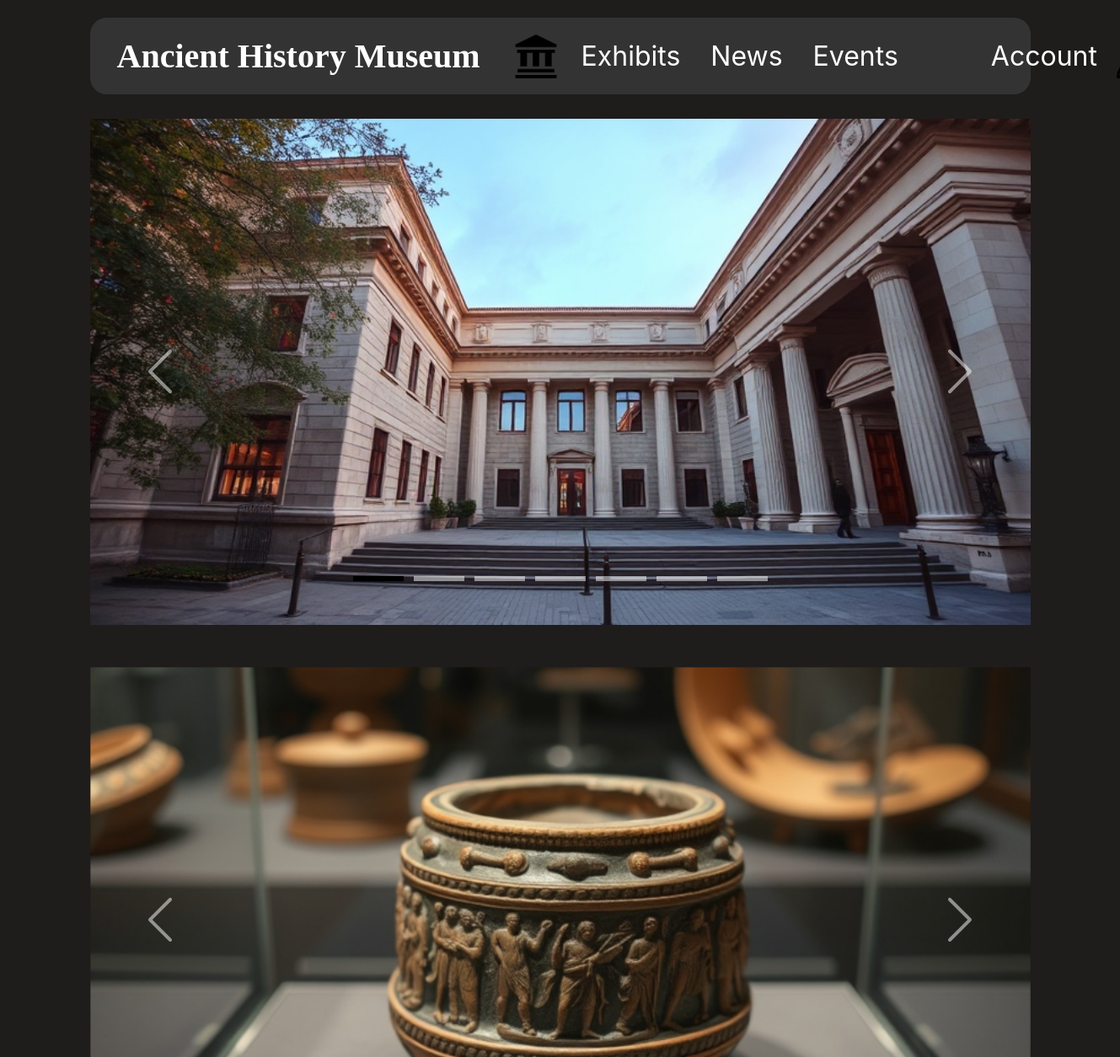
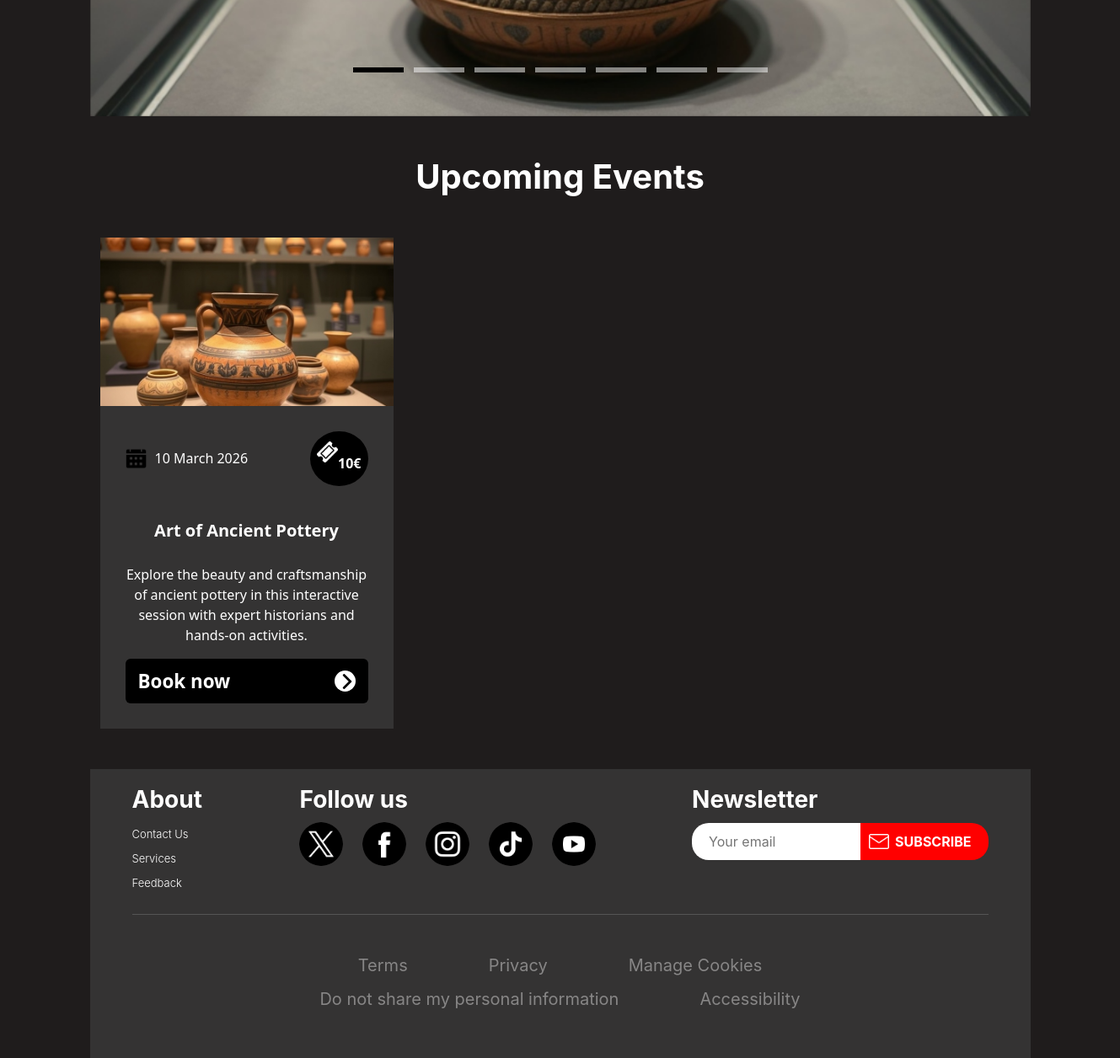
The page / on the database its author committed (2 pictures, top to bottom).
### server.py (models this page shows)
class Event(db.Model):
    id = db.Column(db.Integer, primary_key=True)
    title = db.Column(db.String(255), nullable=False)
    description = db.Column(db.Text, nullable=False)
    date = db.Column(db.Date, nullable=False)
    price = db.Column(db.String(50), nullable=False, default="Free")
    image = db.Column(db.String(255), nullable=False)
    is_listed = db.Column(db.Boolean, default=True, nullable=False)
    tickets = db.relationship('Ticket', back_populates='event')

### server.py (the view)
@app.route("/")
def home():
    today_date = get_local_today_date()
    upcoming_events = Event.query.filter(
        and_(
            Event.date >= today_date,
            Event.is_listed == True
        )
    ).order_by(Event.date).limit(3).all()
    return render_template('home.html', events=upcoming_events)

### server.py (called while the page is built)
def get_local_today_date():
    local_timezone = get_localzone()
    utc_now = datetime.utcnow().replace(tzinfo=pytz.utc)
    local_now = utc_now.astimezone(local_timezone)
    return local_now.date()

### templates/home.html (shortened to what this page needs)
{% extends 'base.html' %}
{% block page_css %}
<link rel="stylesheet" href="/static/css/home.css">
{% endblock %}
{% block content %}
<div class="container">
  <div id="carouselExampleIndicators" class="carousel slide">
    <div class="carousel-indicators">
      <button type="button" data-bs-target="#carouselExampleIndicators" data-bs-slide-to="0" class="active" aria-current="true" aria-label="Slide 1"></button>
      <button type="button" data-bs-target="#carouselExampleIndicators" data-bs-slide-to="1" aria-label="Slide 2"></button>
      <button type="button" data-bs-target="#carouselExampleIndicators" data-bs-slide-to="2" aria-label="Slide 3"></button>
      <button type="button" data-bs-target="#carouselExampleIndicators" data-bs-slide-to="3" aria-label="Slide 4"></button>
      <button type="button" data-bs-target="#carouselExampleIndicators" data-bs-slide-to="4" aria-label="Slide 5"></button>
      <button type="button" data-bs-target="#carouselExampleIndicators" data-bs-slide-to="5" aria-label="Slide 6"></button>
      <button type="button" data-bs-target="#carouselExampleIndicators" data-bs-slide-to="6" aria-label="Slide 7"></button>
    </div>
    <div class="carousel-inner">
      <div class="carousel-item active">
        <img src="/static/images/overview/slide 1.jpg" class="d-block w-100">
      </div>
    </div>
    <button class="carousel-control-prev" type="button" data-bs-target="#carouselExampleIndicators" data-bs-slide="prev">
      <span class="carousel-control-prev-icon" aria-hidden="true"></span>
    </button>
    <button class="carousel-control-next" type="button" data-bs-target="#carouselExampleIndicators" data-bs-slide="next">
      <span class="carousel-control-next-icon" aria-hidden="true"></span>
    </button>
  </div>
  <div id="carouselExampleIndicators2" class="carousel slide">
    <div class="carousel-indicators">
      <button type="button" data-bs-target="#carouselExampleIndicators2" data-bs-slide-to="0" class="active" aria-current="true" aria-label="Slide 1"></button>
      <button type="button" data-bs-target="#carouselExampleIndicators2" data-bs-slide-to="1" aria-label="Slide 2"></button>
      <button type="button" data-bs-target="#carouselExampleIndicators2" data-bs-slide-to="2" aria-label="Slide 3"></button>
      <button type="button" data-bs-target="#carouselExampleIndicators2" data-bs-slide-to="3" aria-label="Slide 4"></button>
      <button type="button" data-bs-target="#carouselExampleIndicators2" data-bs-slide-to="4" aria-label="Slide 5"></button>
      <button type="button" data-bs-target="#carouselExampleIndicators2" data-bs-slide-to="5" aria-label="Slide 6"></button>
      <button type="button" data-bs-target="#carouselExampleIndicators2" data-bs-slide-to="6" aria-label="Slide 7"></button>
    </div>
    <div class="carousel-inner">
      <div class="carousel-item active">
        <img src="/static/images/items/slide 1.jpg" class="d-block w-100">
      </div>
    </div>
    <button class="carousel-control-prev" type="button" data-bs-target="#carouselExampleIndicators2" data-bs-slide="prev">
      <span class="carousel-control-prev-icon" aria-hidden="true"></span>
    </button>
    <button class="carousel-control-next" type="button" data-bs-target="#carouselExampleIndicators2" data-bs-slide="next">
      <span class="carousel-control-next-icon" aria-hidden="true"></span>
    </button>
  </div>
  <div class="container text-center my-5">
    <h2 class="text-white">Upcoming Events</h2>
    <div class="row g-4 mt-4">
        {% if events %}
            {% for event in events %}
                {% if event.is_listed %}
                    <div class="col-lg-4 col-md-6">
                      <div class="card">
                          <img src="{{ event.image }}" class="card-img-top" alt="{{ event.title }}">
                          <div class="card-body">
                              <div class="d-flex justify-content-between align-items-center mb-3">
                                  <span class="d-flex align-items-center">
                                      <img src="/static/images/icons/calendar.png" class="calendar">
                                      <small>{{ event.date.strftime('%d %B %Y') }}</small>
                                  </span>
                                  <span class="badge rounded-circle text-white p-2">
                                      <img id="ticket" src="/static/images/icons/ticket.png" class="ticket">
                                      <div id="price"> {{ event.price }}{% if event.price != 'Free' %}€{% endif %}</div>
                                  </span>
                              </div>
                              <h5 class="card-title">{{ event.title }}</h5>
                              <p class="card-text">{{ event.description }}</p>
                              <a href="/profile/book/visit" class="btn btn-dark w-100 d-flex justify-content-between align-items-center">
                                  Book now
                                  <span class="badge2 rounded-circle p-2">
                                      <img src="/static/images/icons/button-arrow.png" class="button-arrow">
                                  </span>
                              </a>
                          </div>
                      </div>
                  </div>
                {% endif %}
            {% endfor %}
        {% else %}
            <div class="col-12">
                <div class="alert alert-info">
                    No upcoming events scheduled at this time. Please check back later!
                </div>
            </div>
        {% endif %}
    </div>
</div>
</div>
{% endblock %}

### static/css/base.css (style rules this page uses)
body { background-color: #1F1C1C; }

### static/css/home.css (style rules this page uses)
.carousel { position: relative; display: flex; margin-top: 50px; }
.carousel button.active { background-color: #000000 !important; }
.carousel-control-next-icon, .carousel-control-prev-icon { zoom: 200%; }
.carousel-indicators { zoom: 200%; }
h2 { font-family: 'Inter', sans-serif; font-size: 2.5rem; font-weight: 700; margin-bottom: 20px; }
.card { background-color: #343333; color: #ffffff; border: none; overflow: hidden; border-radius: 0px !important; height: 100%; }
.card-img-top { height: 200px; object-fit: cover; border-radius: 0px !important; }
.card-body { padding: 30px; display: flex; flex-direction: column; justify-content: space-between; }
.calendar { width: 25px; height: 25px; margin-right: 10px; }
.small, small { font-size: 1.0em !important; }
.badge { font-size: 1.0rem; display: inline-flex; justify-content: space-evenly; min-width: 65px; height: 65px; text-align: center; background-color: #000000; }
#price { margin-top: 22px; }
.ticket { width: 25px; height: 25px; margin-top: 4px; }
.card-text { margin-top: 20px; }
.card-title { font-size: 1.25rem; font-weight: 700; margin-top: 25px; }
.btn-dark { background-color: #000000; border: none; font-size: 1.4rem; font-weight: 700; padding: 10px 15px; }
.badge2 { display: flex; align-items: center; min-width: 20px; height: 25px; width: 25px; background-color: #ffffff; }
.button-arrow { height: 18px; width: 18px; margin: -2px; }
.row { gap: 0px; display: flex; }

### rows shown on the page
Event: image (picture), is_listed True (drawn), date "10 March 2026", price "10", title "Art of Ancient Pottery", description "Explore the beauty and craftsmanship of ancient pottery in this interactive session with expert historians and hands-on activities."
